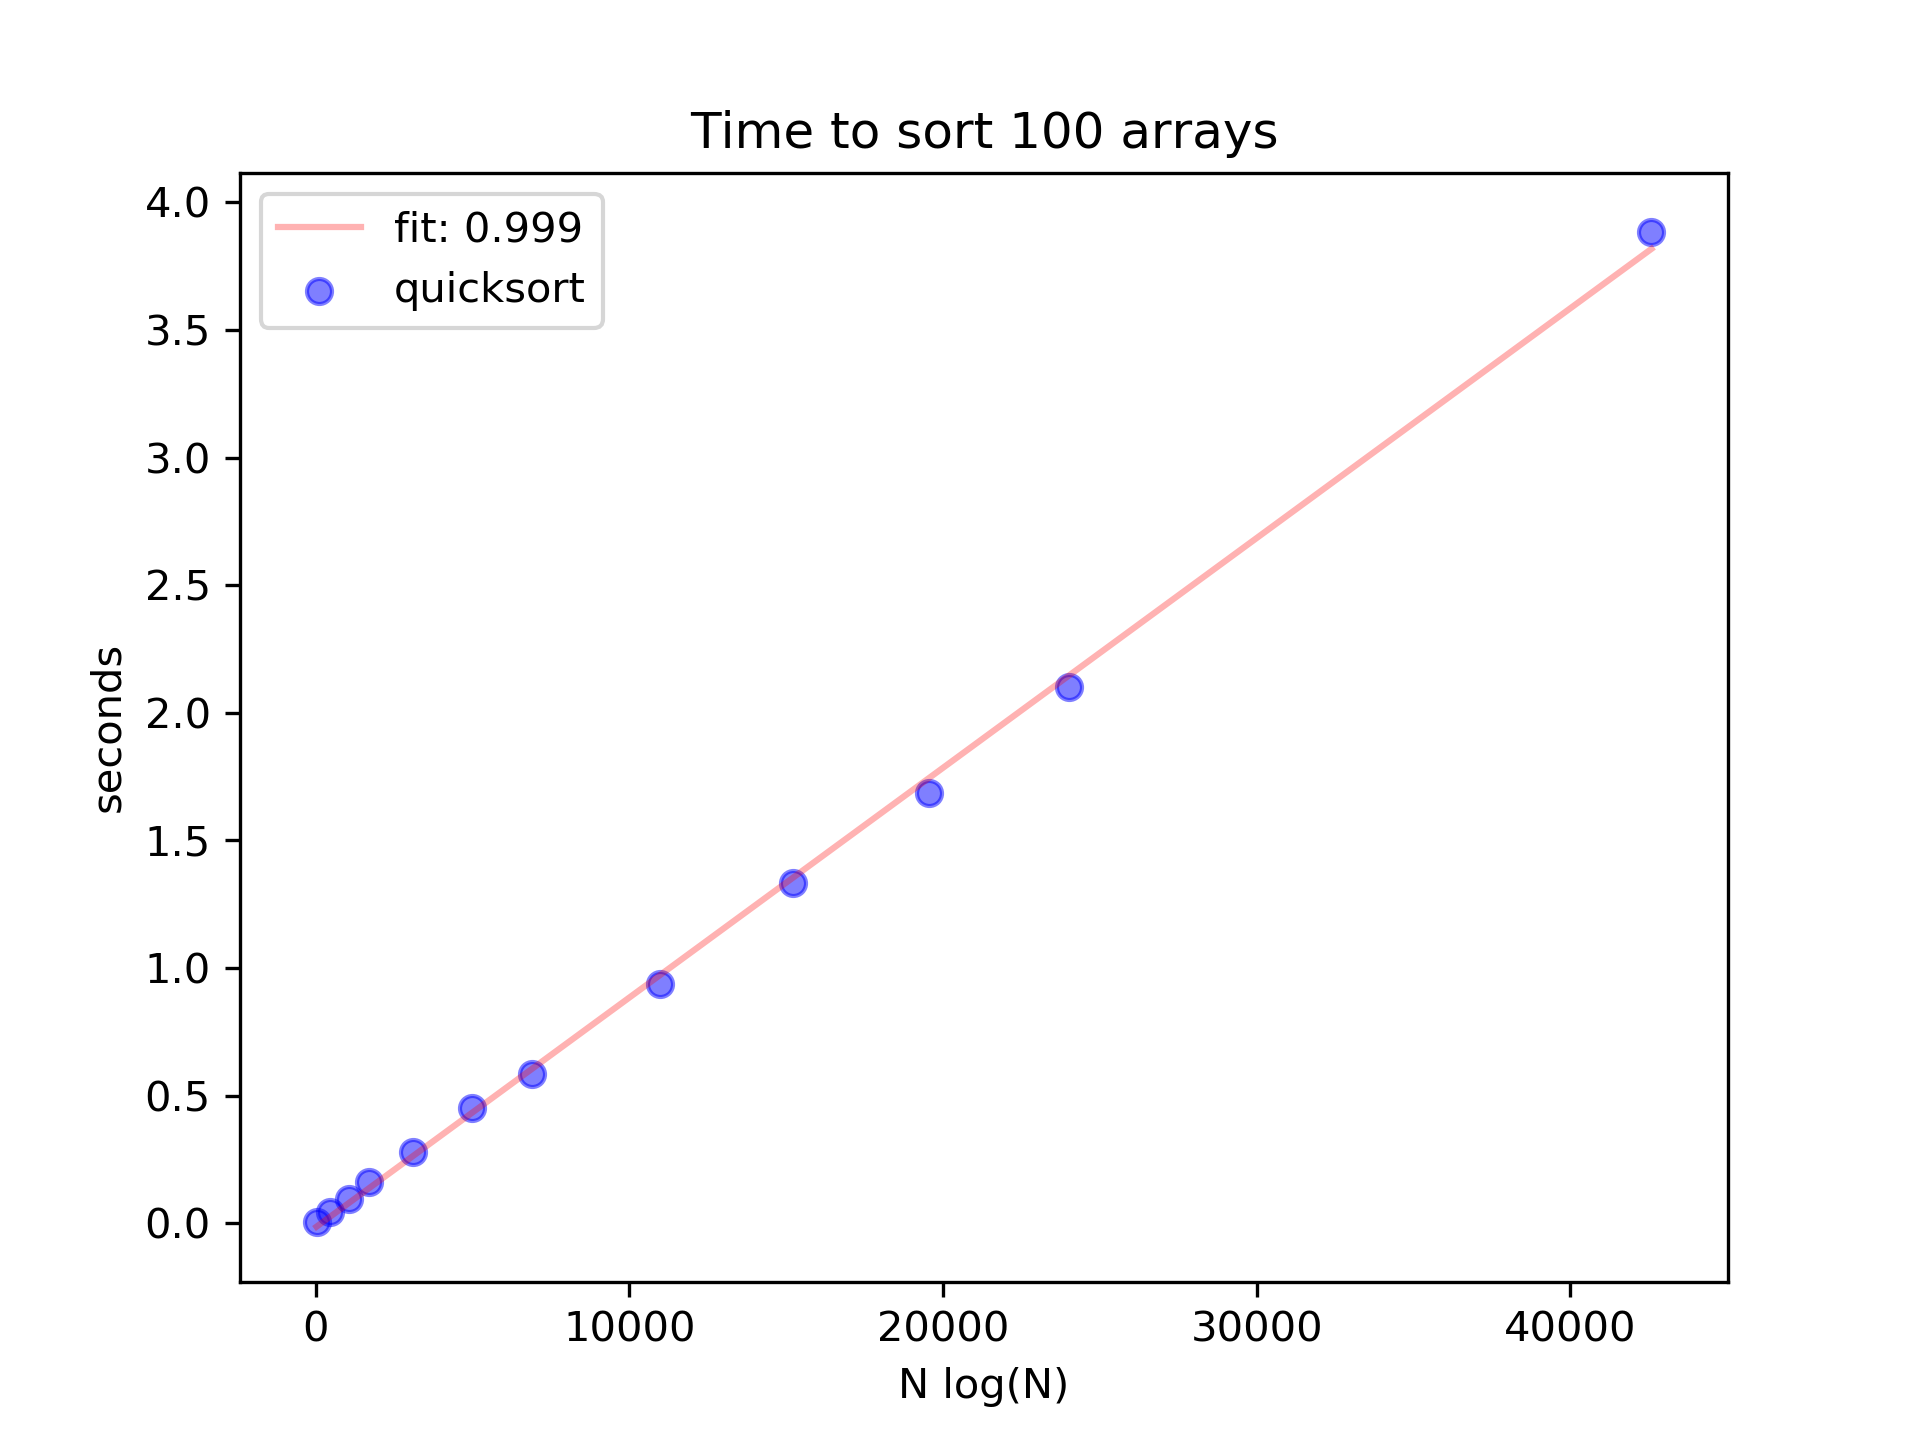

Python code for this plot:
from matplotlib import pyplot as plt
import os
import numpy as np
from scipy.stats import linregress
from math import log

with open("times.txt") as infile:
	lines = infile.readlines()

sizes = list(int(x) for x in lines[0].split())
qsort = list(float(x) for x in lines[1].split())

sizes_mod = list(x*log(x) for x in sizes)

slope, intercept, r_value, p_value, std_err = linregress(sizes_mod, qsort)

fig, ax = plt.subplots()
plt.plot(np.array(sizes_mod), intercept + slope*np.array(sizes_mod), 'r', label='fit: ' + str(r_value)[0:5], alpha=.3)
plt.scatter(sizes_mod, qsort, c="blue", label="quicksort", alpha=.5)

ax.set_ylabel("seconds")
ax.set_xlabel("N log(N)")
ax.set_title("Time to sort 100 arrays")
ax.legend()


plt.savefig("time_q.png", dpi=300)